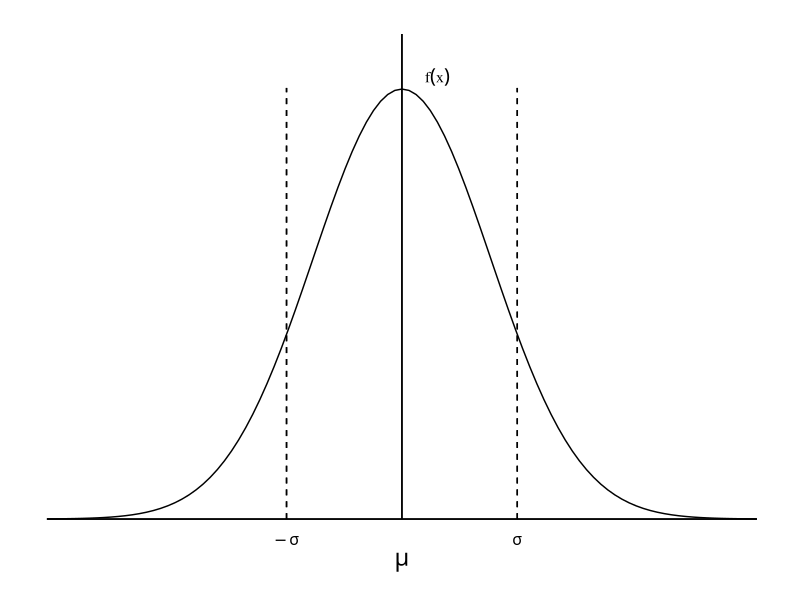
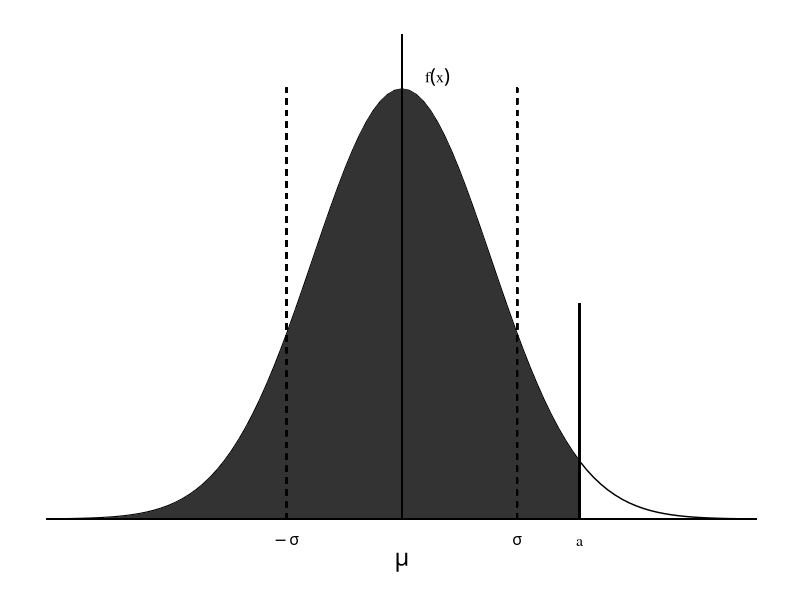

Recreate these plots in R, in order. (Note: this script raises an error after producing the figures.)
## ---- chunk 1
knitr::opts_chunk$set(cache=TRUE)
## ---- chunk 2
library(ggplot2)
library(grid)
norm <- ggplot(data.frame(x = c(-4, 4)), aes(x)) + stat_function(fun = dnorm) + 
  geom_segment(aes(x = 0, y = 0, xend = 0, yend = 0.45)) +
  geom_segment(aes(x = -1.3, y = 0, xend = -1.3, yend = 0.4), linetype="dashed") +
  geom_segment(aes(x = 1.3, y = 0, xend = 1.3, yend = 0.4), linetype="dashed") +
  geom_segment(aes(x = -4, y = 0, xend = 4, yend = 0)) +
  theme(axis.title= element_blank(), panel.grid= element_blank(), 
             panel.background=element_blank(), axis.text = element_blank(), axis.ticks = element_blank()) 
norm + annotate("text", x = 0.4, y = 0.41, label = "f(x)", parse= TRUE, size = 4,family="serif")  + 
  annotate('text',x = 0, y = -0.04, label = "mu",parse = TRUE, size = 6, family="serif")  + 
  annotate("text", x = -1.3, y = -0.02, label = "-sigma", parse = TRUE, size = 4, family="serif") + 
  annotate("text", x = 1.3, y = -0.02, label = "sigma", parse = TRUE, size = 4, family="serif")
## ---- chunk 3
library(ggplot2)
library(grid)
x <- seq(-4,4,0.0001)   
y <- dnorm(x,0,1)
df <- data.frame(x=x,y=y)
norm <- ggplot(df, aes(x)) + stat_function(fun = dnorm) +
  geom_ribbon(data=subset(df,x<=2),aes(ymin=0,ymax=y)) +
  geom_segment(aes(x = 0, y = 0, xend = 0, yend = 0.45)) +
  geom_segment(aes(x = -1.3, y = 0, xend = -1.3, yend = 0.4), linetype="dashed") +
  geom_segment(aes(x = 1.3, y = 0, xend = 1.3, yend = 0.4), linetype="dashed") +
  geom_segment(aes(x = 2, y = 0, xend = 2, yend = 0.2)) +
  geom_segment(aes(x = -4, y = 0, xend = 4, yend = 0)) +
  theme(axis.title= element_blank(), panel.grid= element_blank(), 
             panel.background=element_blank(), axis.text = element_blank(), axis.ticks = element_blank()) 
norm + annotate("text", x = 0.4, y = 0.41, label = "f(x)", parse= TRUE, size = 4, family="serif")  + 
  annotate('text',x = 0, y = -0.04, label = "mu",parse = TRUE, size = 6, family="serif")  + 
  annotate("text", x = -1.3, y = -0.02, label = "-sigma", parse = TRUE, size = 4, family="serif") + 
  annotate("text", x = 1.3, y = -0.02, label = "sigma", parse = TRUE, size = 4, family="serif") +
  annotate("text", x = 2, y = -0.02, label = "a", size = 4, family="serif")
## ---- chunk 4
cumdistfunc <- qplot(rnorm(10000), stat = "ecdf", geom = "step") +
    geom_segment(aes(x = -4, y = 0, xend = 4, yend = 0)) +
    geom_segment(aes(x=0,y=0,xend=0,yend=1)) +
    theme(axis.title= element_blank(), panel.grid= element_blank(), 
             panel.background=element_blank(), axis.text = element_blank(), axis.ticks = element_blank())
cumdistfunc + annotate("text", x = -.3, y = 0.5, label = "1/2", size = 4) +
    annotate("text", x = -.3, y = 1, label = "1", size = 4, family="serif") +
    annotate("text", x = 0, y = -.08, label = "mu", parse = TRUE, size = 4, family="serif") +
    annotate("text", x = 4.2, y = 0, label = "a", size = 4, family="serif")
## ---- chunk 5
library(ggplot2)
library(grid)
x <- seq(-4,4,0.0001)   
y <- dnorm(x,0,1)
df <- data.frame(x=x,y=y)
norm <- ggplot(df, aes(x)) + stat_function(fun = dnorm) +
  geom_ribbon(data=subset(df,x>2),aes(ymin=0,ymax=y)) +
  geom_segment(aes(x = 0, y = 0, xend = 0, yend = 0.45)) +
  geom_segment(aes(x = -1.3, y = 0, xend = -1.3, yend = 0.4), linetype="dashed") +
  geom_segment(aes(x = 1.3, y = 0, xend = 1.3, yend = 0.4), linetype="dashed") +
  geom_segment(aes(x = 2, y = 0, xend = 2, yend = 0.2)) +
  geom_segment(aes(x = -4, y = 0, xend = 4, yend = 0)) +
  theme(axis.title= element_blank(), panel.grid= element_blank(), 
             panel.background=element_blank(), axis.text = element_blank(), axis.ticks = element_blank()) 
norm + annotate("text", x = 0.4, y = 0.41, label = "f(x)", parse= TRUE, size = 4, family="serif")  + 
  annotate('text',x = 0, y = -0.04, label = "mu",parse = TRUE, size = 6, family="serif")  + 
  annotate("text", x = -1.3, y = -0.02, label = "-sigma", parse = TRUE, size = 4, family="serif") + 
  annotate("text", x = 1.3, y = -0.02, label = "sigma", parse = TRUE, size = 4, family="serif") +
  annotate("text", x = 2, y = -0.02, label = "a", size = 4, family="serif")
## ---- chunk 6
par(mar=c(5.1,4.1,4.1,2.1))
library(ggplot2)
library(grid)
x <- seq(-4,4,0.0001)   
y <- dnorm(x,0,1)
df <- data.frame(x=x,y=y)
norm <- ggplot(df, aes(x)) + stat_function(fun = dnorm) +
  geom_ribbon(data=subset(df,x<=2),aes(ymin=0,ymax=y)) +
  geom_segment(aes(x = 0, y = 0, xend = 0, yend = 0.45)) +
  geom_segment(aes(x = -1.3, y = 0, xend = -1.3, yend = 0.4), linetype="dashed") +
  geom_segment(aes(x = 1.3, y = 0, xend = 1.3, yend = 0.4), linetype="dashed") +
  geom_segment(aes(x = 2, y = 0, xend = 2, yend = 0.2)) +
  geom_segment(aes(x = -4, y = 0, xend = 4, yend = 0)) +
  theme(axis.title= element_blank(), panel.grid= element_blank(), 
             panel.background=element_blank(), axis.text = element_blank(), axis.ticks = element_blank()) 
norm + annotate("text", x = 0.4, y = 0.41, label = "f(x)", parse= TRUE, size = 4, family="serif")  + 
  annotate('text',x = 0, y = -0.04, label = "mu",parse = TRUE, size = 6, family="serif")  + 
  annotate("text", x = -1.3, y = -0.02, label = "-sigma", parse = TRUE, size = 4, family="serif") + 
  annotate("text", x = 1.3, y = -0.02, label = "sigma", parse = TRUE, size = 4, family="serif") +
  annotate("text", x = 2.4, y = -0.04, label = "99th percentile", size = 4, family="serif") +
  annotate("text", x = -1.3, y = -0.08, label = "400", size = 4, family="serif") + 
  annotate("text", x = 1.3, y = -0.08, label = "600", size = 4, family="serif") +
  annotate("text", x = 2.4, y = -0.08, label = "z = 2.33", size = 4, family="serif") +
  annotate('text',x = 0, y = -0.1, label = "500",size = 4, family="serif")  
## ---- chunk 7
library(ggplot2)
library(grid)
x <- seq(-4,4,0.0001)   
y <- dnorm(x,0,1)
df <- data.frame(x=x,y=y)
norm <- ggplot(df, aes(x)) + stat_function(fun = dnorm) +
  geom_ribbon(data=subset(df,x>2),aes(ymin=0,ymax=y)) +
  geom_ribbon(data=subset(df,x< -2),aes(ymin=0,ymax=y)) +
  geom_segment(aes(x = -4, y = 0, xend = 4, yend = 0)) +
  geom_segment(aes(x = -1.5, y = 0.5, xend = -0.1, yend = 0.3), size=1,arrow = arrow(length = unit(0.2, "cm"))) +
  geom_segment(aes(x=-0.2,y=-0.04,xend=-2,yend=-0.04),size=1,arrow=arrow(length = unit(0.2,"cm"))) +
  geom_segment(aes(x=0.2,y=-0.04,xend=2,yend=-0.04),size=1,arrow=arrow(length = unit(0.2,"cm"))) +
  geom_segment(aes(x=-2.4,y=0.06,xend=-2.2,yend=0.01),size=1,arrow=arrow(length = unit(0.2,"cm"))) +
  geom_segment(aes(x=2.4,y=0.06,xend=2.2,yend=0.01),size=1,arrow=arrow(length = unit(0.2,"cm"))) +
  theme(axis.title= element_blank(), panel.grid= element_blank(), 
             panel.background=element_blank(), axis.text = element_blank(), axis.ticks = element_blank()) 
norm + annotate('text',x = 0, y = -0.04, label = "z[m]",parse = TRUE, size = 6, family="serif") +
  annotate("text", x = 0, y = 0.25, label = "0.95", family="serif") +
  annotate('text',x=-2.4,y=0.1,label="0.025", family="serif") +
  annotate('text',x=2.4,y=0.1,label="0.025", family="serif")
## ---- chunk 8
library(ggplot2)
library(grid)
x <- seq(-4,4,0.0001)   
y <- dnorm(x,0,1)
df <- data.frame(x=x,y=y)
norm <- ggplot(df, aes(x)) + stat_function(fun = dnorm) +
  geom_ribbon(data=subset(df,-2<x & x<2),aes(ymin=0,ymax=y)) +
  geom_segment(aes(x = 0, y = 0, xend = 0, yend = 0.45)) +
  geom_segment(aes(x = -1.3, y = 0, xend = -1.3, yend = 0.4), linetype="dashed") +
  geom_segment(aes(x = 1.3, y = 0, xend = 1.3, yend = 0.4), linetype="dashed") +
  geom_segment(aes(x = 2, y = 0, xend = 2, yend = 0.2)) +
  geom_segment(aes(x = -2, y = 0, xend = -2, yend = 0.2)) +
  geom_segment(aes(x = -4, y = 0, xend = 4, yend = 0)) +
  geom_segment(aes(x=1,y=0.45,xend=0.5,yend=0.3),size=1,arrow=arrow(length = unit(0.2,"cm"))) +
  theme(axis.title= element_blank(), panel.grid= element_blank(), 
             panel.background=element_blank(), axis.text = element_blank(), axis.ticks = element_blank()) 
norm + annotate('text',x = 0, y = -0.04, label = "bar(X)",parse = TRUE, size = 6, family="serif")  + 
  annotate("text", x = -2.4, y = -0.04, label = "-1.96",size=4, family="serif") +
  annotate("text", x = -1.95, y = -0.05, label = "sigma[m]", parse=TRUE, size = 4, family="serif") +
  annotate("text", x = 2, y = -0.04, label = "1.96",size=4, family="serif") +
  annotate("text", x = 2.37, y = -0.05, label = "sigma[m]", parse=TRUE, size = 4, family="serif") +
  annotate("text", x =-1.3, y = -0.05, label = "- sigma[m]",parse=TRUE, size = 4, family="serif") +
  annotate("text", x = 1.3, y = -0.05, label = "sigma[m]", parse=TRUE, size = 4, family="serif")
